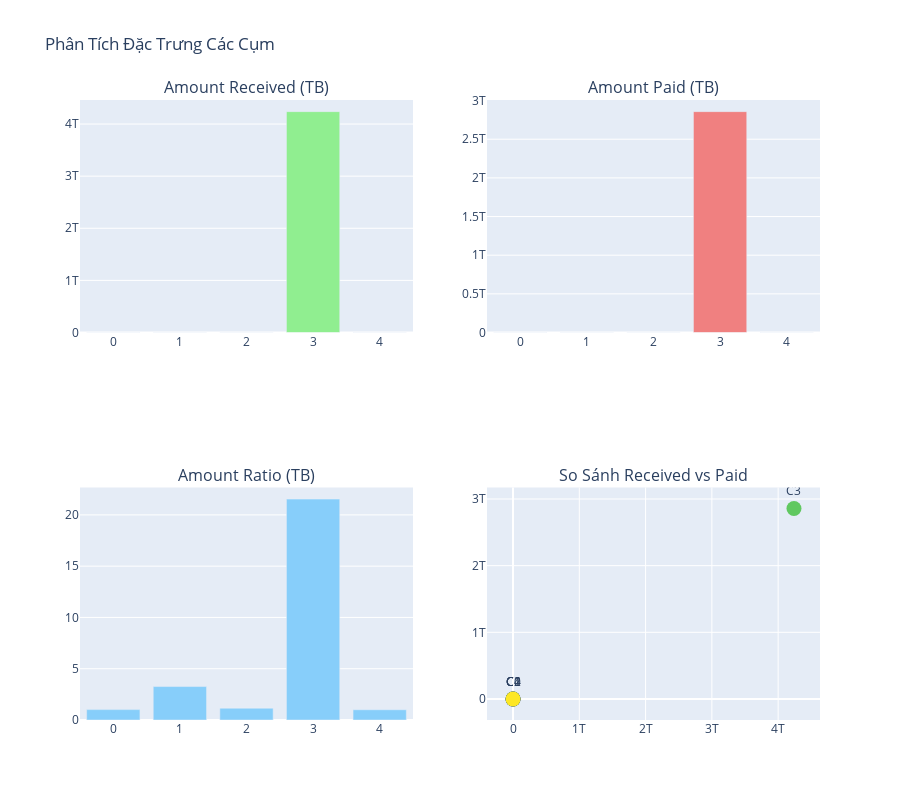

The notebook cell saved with this chart:
### Markdown cell above
<a id="7"></a>
## 7. 📊 So Sánh Đặc Trưng Giữa Các Cụm

### Code cell
# So sánh amount_received và amount_paid
fig = make_subplots(
    rows=2, cols=2,
    subplot_titles=(
        'Amount Received (TB)',
        'Amount Paid (TB)',
        'Amount Ratio (TB)',
        'So Sánh Received vs Paid'
    ),
    specs=[[{"type": "bar"}, {"type": "bar"}],
           [{"type": "bar"}, {"type": "scatter"}]]
)

cluster_feat_pd = cluster_features.to_pandas()

# Amount Received
fig.add_trace(
    go.Bar(x=cluster_feat_pd['cluster'], y=cluster_feat_pd['avg_amount_received'],
           name='Received', marker_color='lightgreen'),
    row=1, col=1
)

# Amount Paid
fig.add_trace(
    go.Bar(x=cluster_feat_pd['cluster'], y=cluster_feat_pd['avg_amount_paid'],
           name='Paid', marker_color='lightcoral'),
    row=1, col=2
)

# Ratio
fig.add_trace(
    go.Bar(x=cluster_feat_pd['cluster'], y=cluster_feat_pd['avg_ratio'],
           name='Ratio', marker_color='lightskyblue'),
    row=2, col=1
)

# Scatter: Received vs Paid
fig.add_trace(
    go.Scatter(
        x=cluster_feat_pd['avg_amount_received'],
        y=cluster_feat_pd['avg_amount_paid'],
        mode='markers+text',
        text=[f'C{i}' for i in cluster_feat_pd['cluster']],
        textposition='top center',
        marker=dict(size=15, color=cluster_feat_pd['cluster'], colorscale='Viridis'),
        name='Cụm'
    ),
    row=2, col=2
)

fig.update_layout(height=800, showlegend=False, title_text="Phân Tích Đặc Trưng Các Cụm")
fig.show()

### Figure 1 — Plotly figure (JSON) as saved in the notebook; plotly's stock layout.template omitted (floating-point values rounded to 4 significant figures)
{"data": [{"marker": {"color": "lightgreen"}, "name": "Received", "type": "bar", "x": [0, 1, 2, 3, 4], "xaxis": "x", "y": [8621000.0, 4568000.0, 4257000.0, 4239000000000.0, 804.1], "yaxis": "y"}, {"marker": {"color": "lightcoral"}, "name": "Paid", "type": "bar", "x": [0, 1, 2, 3, 4], "xaxis": "x2", "y": [8630000.0, 2498000.0, 2457000.0, 2857000000000.0, 804.1], "yaxis": "y2"}, {"marker": {"color": "lightskyblue"}, "name": "Ratio", "type": "bar", "x": [0, 1, 2, 3, 4], "xaxis": "x3", "y": [1.012, 3.262, 1.149, 21.54, 1.0], "yaxis": "y3"}, {"marker": {"color": [0, 1, 2, 3, 4], "colorscale": [[0, "#440154"], [0.1111, "#482878"], [0.2222, "#3e4989"], [0.3333, "#31688e"], [0.4444, "#26828e"], [0.5556, "#1f9e89"], [0.6667, "#35b779"], [0.7778, "#6ece58"], [0.8889, "#b5de2b"], [1, "#fde725"]], "size": 15}, "mode": "markers+text", "name": "Cụm", "text": ["C0", "C1", "C2", "C3", "C4"], "textposition": "top center", "type": "scatter", "x": [8621000.0, 4568000.0, 4257000.0, 4239000000000.0, 804.1], "xaxis": "x4", "y": [8630000.0, 2498000.0, 2457000.0, 2857000000000.0, 804.1], "yaxis": "y4"}], "layout": {"annotations": [{"font": {"size": 16}, "showarrow": false, "text": "Amount Received (TB)", "x": 0.225, "xanchor": "center", "xref": "paper", "y": 1, "yanchor": "bottom", "yref": "paper"}, {"font": {"size": 16}, "showarrow": false, "text": "Amount Paid (TB)", "x": 0.775, "xanchor": "center", "xref": "paper", "y": 1, "yanchor": "bottom", "yref": "paper"}, {"font": {"size": 16}, "showarrow": false, "text": "Amount Ratio (TB)", "x": 0.225, "xanchor": "center", "xref": "paper", "y": 0.375, "yanchor": "bottom", "yref": "paper"}, {"font": {"size": 16}, "showarrow": false, "text": "So Sánh Received vs Paid", "x": 0.775, "xanchor": "center", "xref": "paper", "y": 0.375, "yanchor": "bottom", "yref": "paper"}], "height": 800, "showlegend": false, "title": {"text": "Phân Tích Đặc Trưng Các Cụm"}, "xaxis": {"anchor": "y", "domain": [0, 0.45]}, "xaxis2": {"anchor": "y2", "domain": [0.55, 1]}, "xaxis3": {"anchor": "y3", "domain": [0, 0.45]}, "xaxis4": {"anchor": "y4", "domain": [0.55, 1]}, "yaxis": {"anchor": "x", "domain": [0.625, 1]}, "yaxis2": {"anchor": "x2", "domain": [0.625, 1]}, "yaxis3": {"anchor": "x3", "domain": [0, 0.375]}, "yaxis4": {"anchor": "x4", "domain": [0, 0.375]}}}
